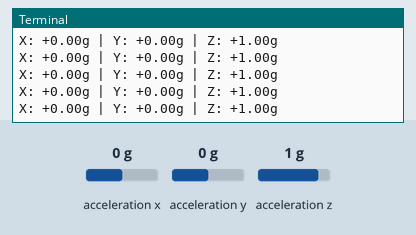
A program run on a simulated Raspberry Pi (BCM pin numbers). On the bench: the last lines printed to the terminal. The test bench sets the inputs (shaded band); at power-on: acceleration x 0 g, acceleration y 0 g, acceleration z 1 g.

Above: at 1.2 s.
1.3 s: acceleration x set to -1.4 g
At 1.58 s:
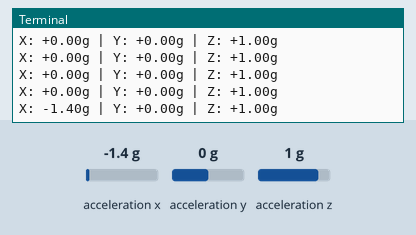
2.8 s: acceleration y set to -1.4 g
At 2.8 s:
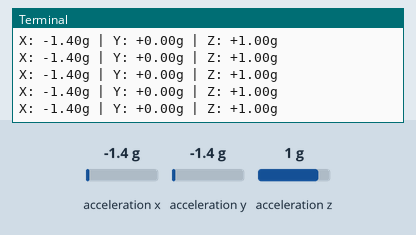
4.3 s: acceleration z set to -1.4 g
At 4.42 s:
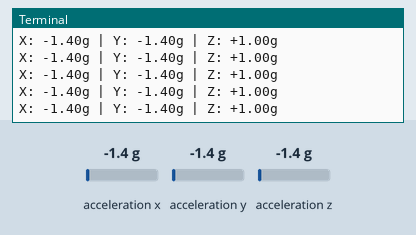

Measured:
- after the input at 1.3 s, the terminal: prints a new line after 0.12 s (image 1)

The program:

mpu6050_core.py
```python
import smbus2
import time
#MPU6050 I2C Address
DEVICE_ADDRESS = 0x68

PWR_MGMT_1 = 0x6B
ACCEL_XOUTH_H = 0x3B
ACCEL_YOUTH_H = 0x3D
ACCEL_ZOUTH_H = 0x3F

#Initialize SMBus
bus = smbus2.SMBus(1)
#Wake up the MPU6050
bus.write_byte_data(DEVICE_ADDRESS, PWR_MGMT_1, 0)
def read_raw_bits(register):
    high = bus.read_byte_data(DEVICE_ADDRESS, register)
    low = bus.read_byte_data(DEVICE_ADDRESS, register + 1)


    value = (high << 8) | low

    if value > 32768:
        value -= 65536
    return value
print("Reading Accelerometer Data.... Press Ctrl+C to stop")


try:
    while True:
        raw_x = read_raw_bits(ACCEL_XOUTH_H)
        raw_y = read_raw_bits(ACCEL_YOUTH_H)
        raw_z = read_raw_bits(ACCEL_ZOUTH_H)


        ax = raw_x / 16384.0
        ay = raw_y / 16384.0
        az = raw_z / 16384.0


        print(f"X: {ax:+.2f}g | Y: {ay:+.2f}g | Z: {az:+.2f}g")


        time.sleep(0.2)

except KeyboardInterrupt:
    print("\n Sensors Disarmed")
```
